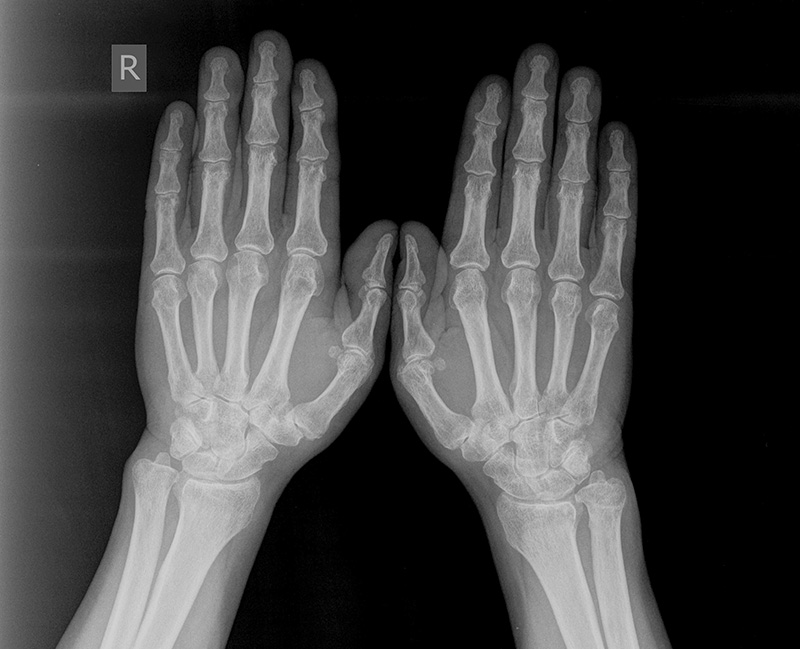
#> input picture k1.jpg, 800 x 649 px
$ jupyter execute --allow-errors main.ipynb
#> lines starting #> are read from the running program, lines starting #| are printed output that depends on the picture; after the words box and inside, x2 and y2 are one past the last pixel; in counts of white or black regions, pixels touching at a corner belong together
[cell 1]
import cv2
import numpy as np
import skimage.exposure

# load images
img1 = cv2.imread('k1.jpg')
#> img1 is the input picture: shape (649, 800, 3); min 0, max 214, mean 66.5
img2 = cv2.imread('k2.png')
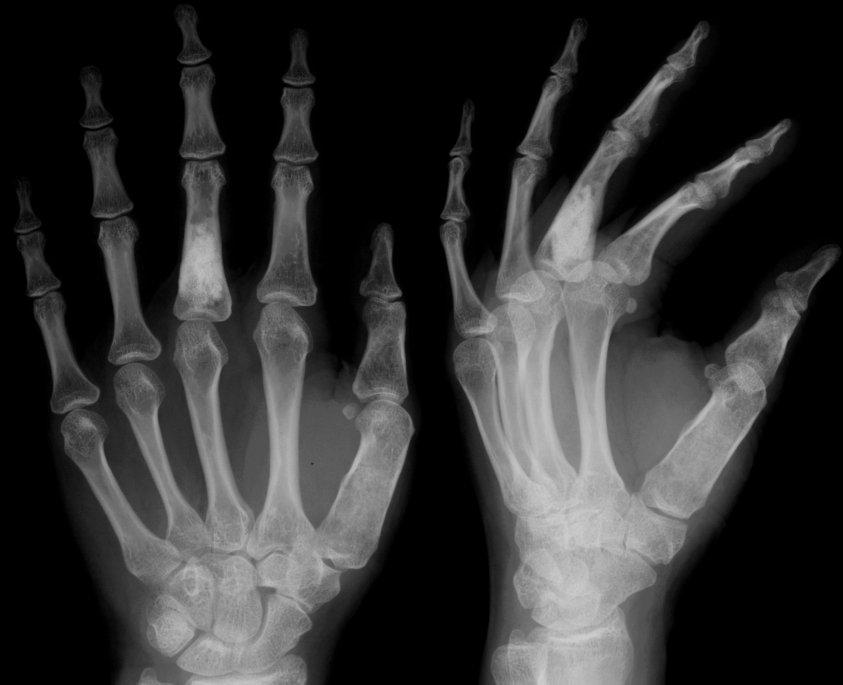
#> input picture k2.png, 2529 x 2053 px (shown at 1/3 size)
#> img2 is the input picture: shape (2053, 2529, 3); min 0, max 207, mean 49.5
img3 = cv2.imread('k3.jpg')
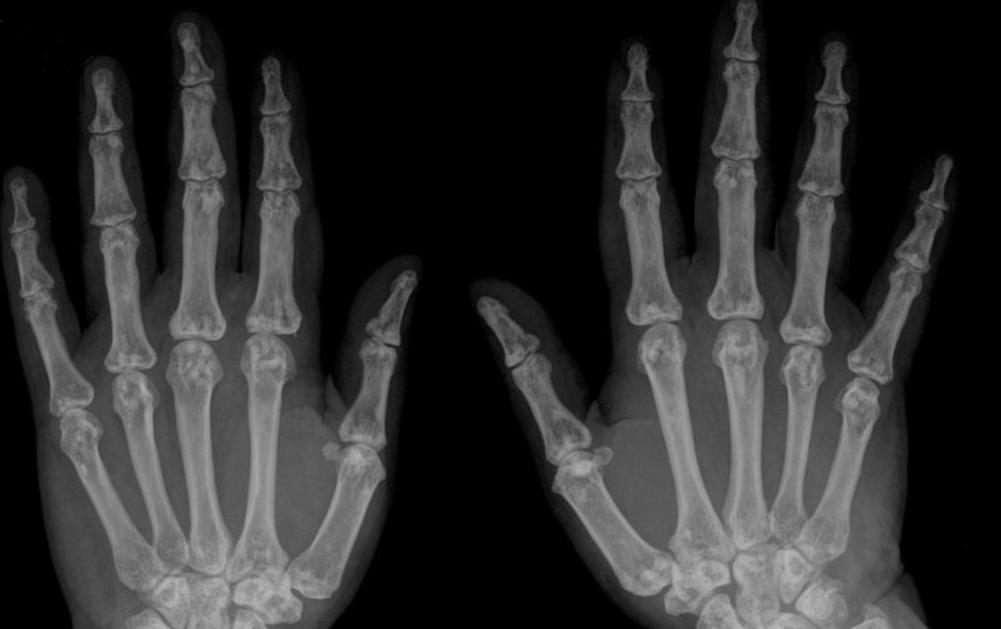
#> input picture k3.jpg, 1001 x 629 px
#> img3 is the input picture: shape (629, 1001, 3); min 0, max 185, mean 45.7

# convert to gray
gray1 = cv2.cvtColor(img1,cv2.COLOR_BGR2GRAY)
gray2 = cv2.cvtColor(img2,cv2.COLOR_BGR2GRAY)
gray3 = cv2.cvtColor(img3,cv2.COLOR_BGR2GRAY)

# blur
blur1 = cv2.GaussianBlur(gray1, (0,0), sigmaX=6, sigmaY=6)
blur2 = cv2.GaussianBlur(gray2, (0,0), sigmaX=6, sigmaY=6)
blur3 = cv2.GaussianBlur(gray3, (0,0), sigmaX=6, sigmaY=6)

# morphology
kernel = cv2.getStructuringElement(cv2.MORPH_RECT, (45,45))
morph1 = cv2.morphologyEx(blur1, cv2.MORPH_CLOSE, kernel)
morph2 = cv2.morphologyEx(blur2, cv2.MORPH_CLOSE, kernel)
morph3 = cv2.morphologyEx(blur3, cv2.MORPH_CLOSE, kernel)

# threshold
thresh1 = cv2.threshold(morph1, 0, 255, cv2.THRESH_OTSU)[1]
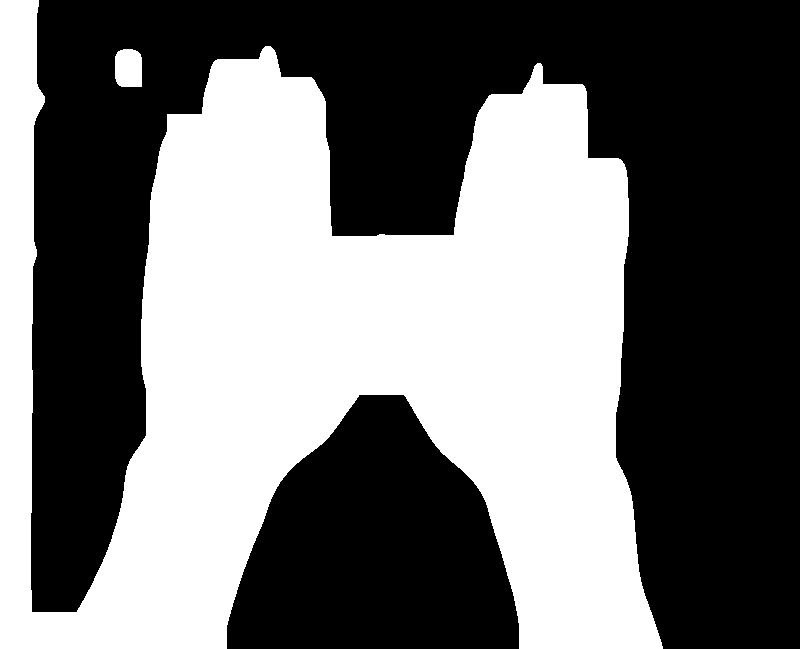
#> thresh1: shape (649, 800); 44.1% white; 2 white regions, box (x1, y1, x2, y2) and area: (0, 0, 663, 649) 228048, (115, 49, 142, 87) 957
thresh2 = cv2.threshold(morph2, 0, 255, cv2.THRESH_OTSU)[1]
#> thresh2: shape (2053, 2529); 34.6% white; 9 white regions, largest, box (x1, y1, x2, y2) and area: (1333, 105, 2416, 2053) 950943, (190, 453, 1240, 2053) 826464, (122, 948, 210, 1139) 8045
thresh3 = cv2.threshold(morph3, 0, 255, cv2.THRESH_OTSU)[1]
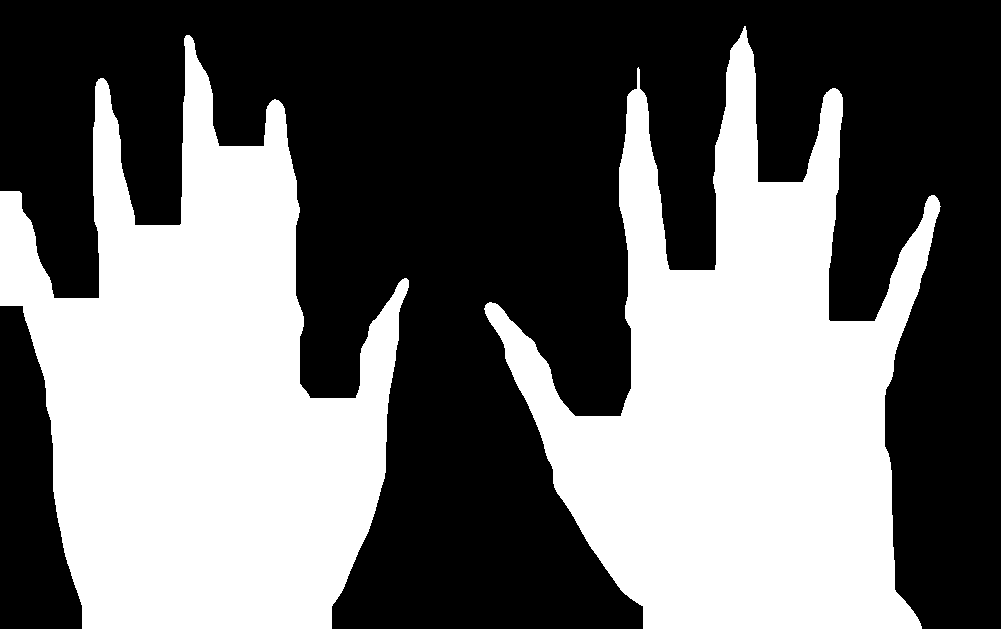
#> thresh3: shape (629, 1001); 42.6% white; 2 white regions

# get contours and filter on size
masked1 = gray1.copy()
meanval = int(np.mean(masked1))
#> meanval = 66
contours = cv2.findContours(thresh1, cv2.RETR_EXTERNAL, cv2.CHAIN_APPROX_SIMPLE)
#> contours = 2 contours; box (x1, y1, x2, y2) and area: (0, 0, 663, 649) 225986, (115, 49, 142, 87) 901
contours = contours[0] if len(contours) == 2 else contours[1]
for cntr in contours:
    area = cv2.contourArea(cntr)
    if area > 500 and area < 50000:
        cv2.drawContours(masked1, [cntr], 0, (meanval), -1)
#> this loop made 2 passes
#> area on passes 1 to 2: 901, 225986.5
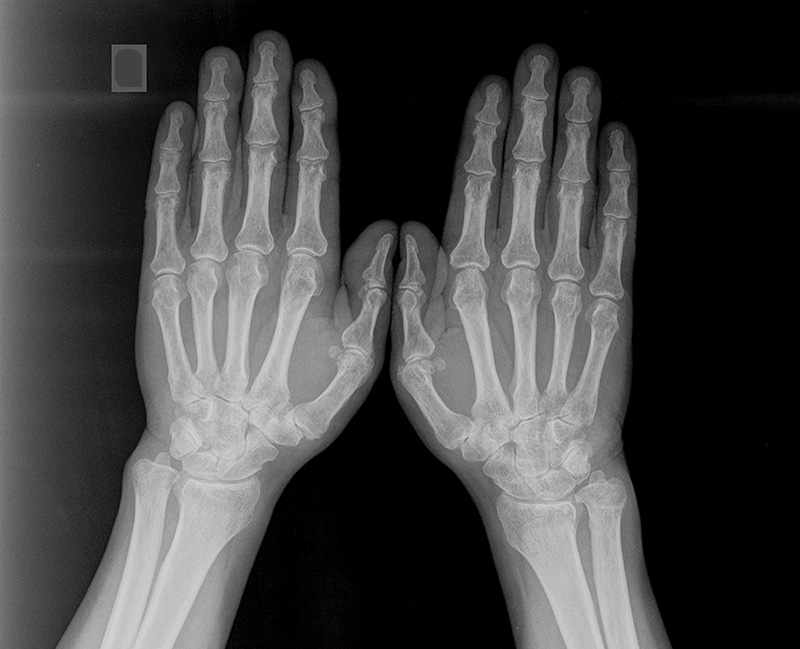
#> masked1: shape (649, 800); min 0, max 214, mean 66.5

masked2 = gray2.copy()
meanval = int(np.mean(masked2))
#> meanval = 49
contours = cv2.findContours(thresh2, cv2.RETR_EXTERNAL, cv2.CHAIN_APPROX_SIMPLE)
#> contours = 9 contours; largest, box (x1, y1, x2, y2) and area: (1333, 105, 2416, 2053) 946763, (190, 453, 1240, 2053) 858624, (122, 948, 210, 1139) 7816, (560, 261, 640, 405) 7660, (853, 316, 919, 415) 4054
contours = contours[0] if len(contours) == 2 else contours[1]
for cntr in contours:
    area = cv2.contourArea(cntr)
    if area > 500 and area < 50000:
        cv2.drawContours(masked2, [cntr], 0, (meanval), -1)
#> this loop made 9 passes
#> area on passes 1 to 9: 7815.5, 47.5, 76.5, 84.5, 955.5, 858623.5, 4053.5, 7660, 946763
#> masked2: shape (2053, 2529); min 0, max 207, mean 49.4

masked3 = gray3.copy()
meanval = int(np.mean(masked3))
#> meanval = 45
contours = cv2.findContours(thresh3, cv2.RETR_EXTERNAL, cv2.CHAIN_APPROX_SIMPLE)
#> contours = 2 contours; box (x1, y1, x2, y2) and area: (0, 35, 409, 629) 134525, (484, 26, 941, 629) 131126
contours = contours[0] if len(contours) == 2 else contours[1]
for cntr in contours:
    area = cv2.contourArea(cntr)
    if area > 500 and area < 50000:
        cv2.drawContours(masked3, [cntr], 0, (meanval), -1)
#> this loop made 2 passes
#> area on passes 1 to 2: 134525, 131126.5

# stretch
minval = int(np.amin(masked1))
#> minval = 0
maxval = int(np.amax(masked1))
#> maxval = 214
result1 = skimage.exposure.rescale_intensity(masked1, in_range=(minval,maxval), out_range=(0,255)).astype(np.uint8)
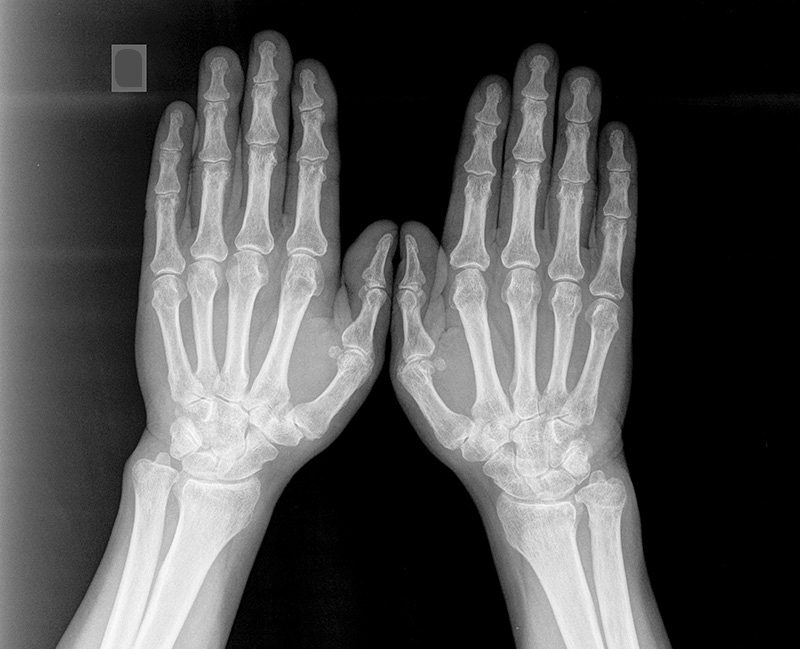
#> result1: shape (649, 800); min 0, max 255, mean 78.9
minval = int(np.amin(masked2))
maxval = int(np.amax(masked2))
#> maxval = 207
result2 = skimage.exposure.rescale_intensity(masked2, in_range=(minval,maxval), out_range=(0,255)).astype(np.uint8)
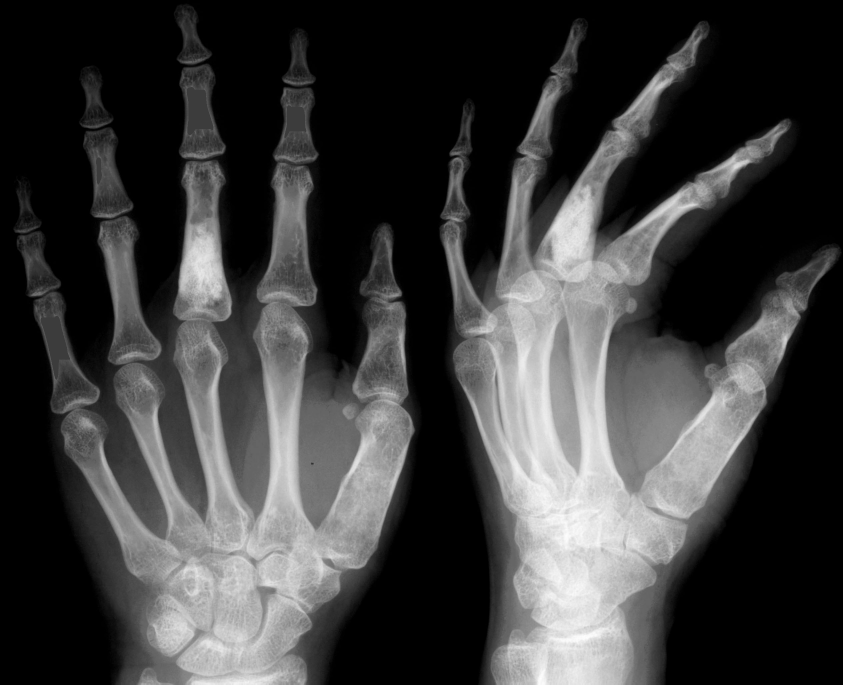
#> result2: shape (2053, 2529) (shown at 1/3 size); min 0, max 255, mean 60.6
minval = int(np.amin(masked3))
maxval = int(np.amax(masked3))
#> maxval = 185
result3 = skimage.exposure.rescale_intensity(masked3, in_range=(minval,maxval), out_range=(0,255)).astype(np.uint8)
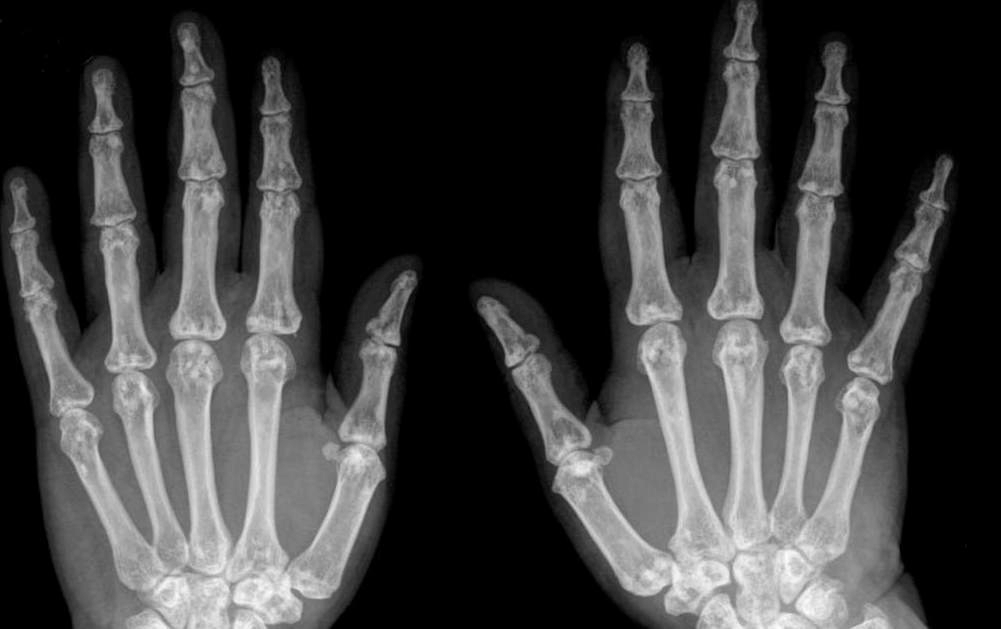
#> result3: shape (629, 1001); min 0, max 255, mean 62.7

# save output
cv2.imwrite('xray1_stretched.png', result1)
cv2.imwrite('xray2_stretched.png', result2)
cv2.imwrite('xray3_stretched.png', result3)

# Display various images to see the steps
cv2.imshow('thresh1', thresh1)
cv2.imshow('thresh2', thresh2)
cv2.imshow('thresh3', thresh3)
cv2.imshow('result1', result1)
cv2.imshow('result2', result2)
cv2.imshow('result3', result3)
cv2.waitKey(0)
cv2.destroyAllWindows()
